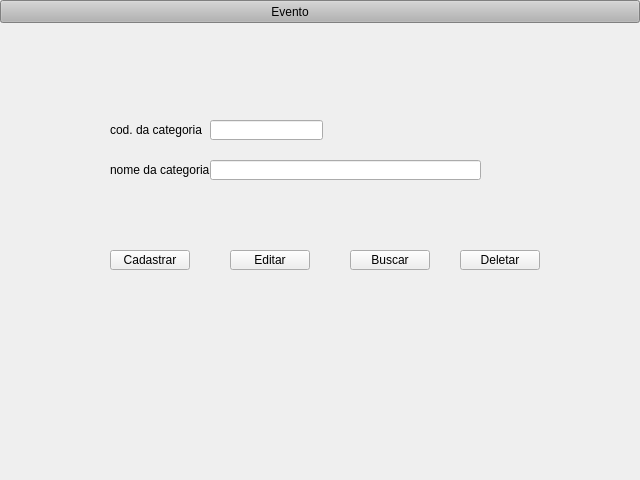
<?xml version="1.0" encoding="UTF-8"?>
<ui version="4.0">
 <class>Form</class>
 <widget class="QWidget" name="Form">
  <property name="geometry">
   <rect>
    <x>0</x>
    <y>0</y>
    <width>640</width>
    <height>480</height>
   </rect>
  </property>
  <property name="windowTitle">
   <string>Form</string>
  </property>
  <widget class="QWidget" name="widget" native="true">
   <property name="geometry">
    <rect>
     <x>0</x>
     <y>0</y>
     <width>641</width>
     <height>481</height>
    </rect>
   </property>
   <widget class="QPushButton" name="pushButton">
    <property name="geometry">
     <rect>
      <x>0</x>
      <y>0</y>
      <width>640</width>
      <height>23</height>
     </rect>
    </property>
    <property name="minimumSize">
     <size>
      <width>640</width>
      <height>20</height>
     </size>
    </property>
    <property name="maximumSize">
     <size>
      <width>60</width>
      <height>60</height>
     </size>
    </property>
    <property name="styleSheet">
     <string notr="true">background-color: rgb(179, 179, 179);</string>
    </property>
    <property name="text">
     <string> Evento                   </string>
    </property>
   </widget>
   <widget class="QLabel" name="label">
    <property name="geometry">
     <rect>
      <x>110</x>
      <y>120</y>
      <width>100</width>
      <height>20</height>
     </rect>
    </property>
    <property name="minimumSize">
     <size>
      <width>100</width>
      <height>20</height>
     </size>
    </property>
    <property name="maximumSize">
     <size>
      <width>80</width>
      <height>20</height>
     </size>
    </property>
    <property name="text">
     <string>cod. da categoria</string>
    </property>
   </widget>
   <widget class="QLabel" name="label_2">
    <property name="geometry">
     <rect>
      <x>110</x>
      <y>160</y>
      <width>100</width>
      <height>20</height>
     </rect>
    </property>
    <property name="minimumSize">
     <size>
      <width>100</width>
      <height>20</height>
     </size>
    </property>
    <property name="maximumSize">
     <size>
      <width>80</width>
      <height>20</height>
     </size>
    </property>
    <property name="text">
     <string>nome da categoria</string>
    </property>
   </widget>
   <widget class="QLineEdit" name="lineEdit">
    <property name="geometry">
     <rect>
      <x>210</x>
      <y>120</y>
      <width>113</width>
      <height>20</height>
     </rect>
    </property>
    <property name="text">
     <string/>
    </property>
   </widget>
   <widget class="QLineEdit" name="lineEdit_2">
    <property name="geometry">
     <rect>
      <x>210</x>
      <y>160</y>
      <width>271</width>
      <height>20</height>
     </rect>
    </property>
    <property name="text">
     <string/>
    </property>
   </widget>
   <widget class="QPushButton" name="pushButton_2">
    <property name="geometry">
     <rect>
      <x>110</x>
      <y>250</y>
      <width>80</width>
      <height>20</height>
     </rect>
    </property>
    <property name="minimumSize">
     <size>
      <width>80</width>
      <height>20</height>
     </size>
    </property>
    <property name="maximumSize">
     <size>
      <width>80</width>
      <height>20</height>
     </size>
    </property>
    <property name="text">
     <string>Cadastrar</string>
    </property>
   </widget>
   <widget class="QPushButton" name="pushButton_3">
    <property name="geometry">
     <rect>
      <x>230</x>
      <y>250</y>
      <width>80</width>
      <height>20</height>
     </rect>
    </property>
    <property name="minimumSize">
     <size>
      <width>80</width>
      <height>20</height>
     </size>
    </property>
    <property name="maximumSize">
     <size>
      <width>80</width>
      <height>20</height>
     </size>
    </property>
    <property name="text">
     <string>Editar</string>
    </property>
   </widget>
   <widget class="QPushButton" name="pushButton_4">
    <property name="geometry">
     <rect>
      <x>350</x>
      <y>250</y>
      <width>80</width>
      <height>20</height>
     </rect>
    </property>
    <property name="minimumSize">
     <size>
      <width>80</width>
      <height>20</height>
     </size>
    </property>
    <property name="maximumSize">
     <size>
      <width>80</width>
      <height>20</height>
     </size>
    </property>
    <property name="text">
     <string>Buscar</string>
    </property>
   </widget>
   <widget class="QPushButton" name="pushButton_5">
    <property name="geometry">
     <rect>
      <x>460</x>
      <y>250</y>
      <width>80</width>
      <height>20</height>
     </rect>
    </property>
    <property name="minimumSize">
     <size>
      <width>80</width>
      <height>20</height>
     </size>
    </property>
    <property name="maximumSize">
     <size>
      <width>80</width>
      <height>20</height>
     </size>
    </property>
    <property name="text">
     <string>Deletar</string>
    </property>
   </widget>
  </widget>
 </widget>
 <resources/>
 <connections/>
</ui>
